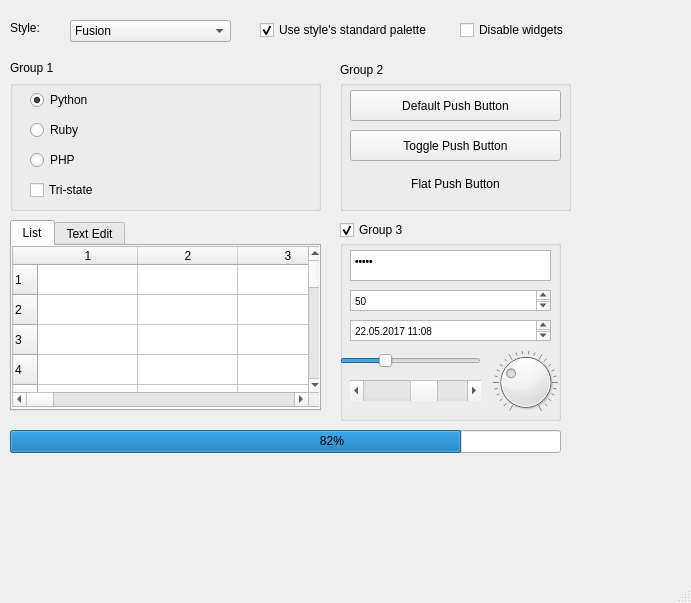
<?xml version="1.0" encoding="UTF-8"?>
<ui version="4.0">
 <class>MainWindow</class>
 <widget class="QMainWindow" name="MainWindow">
  <property name="geometry">
   <rect>
    <x>0</x>
    <y>0</y>
    <width>691</width>
    <height>603</height>
   </rect>
  </property>
  <property name="windowTitle">
   <string>MainWindow</string>
  </property>
  <widget class="QWidget" name="centralwidget">
   <widget class="QLabel" name="label">
    <property name="geometry">
     <rect>
      <x>10</x>
      <y>20</y>
      <width>81</width>
      <height>16</height>
     </rect>
    </property>
    <property name="text">
     <string>Style:</string>
    </property>
   </widget>
   <widget class="QComboBox" name="comboBox">
    <property name="geometry">
     <rect>
      <x>70</x>
      <y>20</y>
      <width>161</width>
      <height>22</height>
     </rect>
    </property>
    <item>
     <property name="text">
      <string>Fusion</string>
     </property>
    </item>
   </widget>
   <widget class="QCheckBox" name="checkBox">
    <property name="geometry">
     <rect>
      <x>260</x>
      <y>20</y>
      <width>181</width>
      <height>20</height>
     </rect>
    </property>
    <property name="text">
     <string>Use style's standard palette</string>
    </property>
    <property name="checked">
     <bool>true</bool>
    </property>
   </widget>
   <widget class="QCheckBox" name="checkBox_2">
    <property name="geometry">
     <rect>
      <x>460</x>
      <y>20</y>
      <width>131</width>
      <height>20</height>
     </rect>
    </property>
    <property name="text">
     <string>Disable widgets</string>
    </property>
   </widget>
   <widget class="QRadioButton" name="radioButton">
    <property name="geometry">
     <rect>
      <x>30</x>
      <y>90</y>
      <width>95</width>
      <height>20</height>
     </rect>
    </property>
    <property name="text">
     <string>Python</string>
    </property>
    <property name="checked">
     <bool>true</bool>
    </property>
   </widget>
   <widget class="QLabel" name="label_2">
    <property name="geometry">
     <rect>
      <x>10</x>
      <y>60</y>
      <width>55</width>
      <height>16</height>
     </rect>
    </property>
    <property name="text">
     <string>Group 1</string>
    </property>
   </widget>
   <widget class="QRadioButton" name="radioButton_2">
    <property name="geometry">
     <rect>
      <x>30</x>
      <y>120</y>
      <width>95</width>
      <height>20</height>
     </rect>
    </property>
    <property name="text">
     <string>Ruby</string>
    </property>
   </widget>
   <widget class="QRadioButton" name="radioButton_3">
    <property name="geometry">
     <rect>
      <x>30</x>
      <y>150</y>
      <width>95</width>
      <height>20</height>
     </rect>
    </property>
    <property name="text">
     <string>PHP</string>
    </property>
   </widget>
   <widget class="QGroupBox" name="groupBox">
    <property name="geometry">
     <rect>
      <x>10</x>
      <y>80</y>
      <width>311</width>
      <height>131</height>
     </rect>
    </property>
    <property name="title">
     <string/>
    </property>
    <widget class="QCheckBox" name="checkBox_4">
     <property name="geometry">
      <rect>
       <x>20</x>
       <y>100</y>
       <width>81</width>
       <height>20</height>
      </rect>
     </property>
     <property name="text">
      <string>Tri-state</string>
     </property>
    </widget>
   </widget>
   <widget class="QGroupBox" name="groupBox_2">
    <property name="geometry">
     <rect>
      <x>340</x>
      <y>80</y>
      <width>231</width>
      <height>131</height>
     </rect>
    </property>
    <property name="title">
     <string/>
    </property>
    <widget class="QPushButton" name="pushButton">
     <property name="geometry">
      <rect>
       <x>10</x>
       <y>10</y>
       <width>211</width>
       <height>31</height>
      </rect>
     </property>
     <property name="text">
      <string>Default Push Button</string>
     </property>
    </widget>
    <widget class="QPushButton" name="pushButton_2">
     <property name="geometry">
      <rect>
       <x>10</x>
       <y>50</y>
       <width>211</width>
       <height>31</height>
      </rect>
     </property>
     <property name="text">
      <string>Toggle Push Button</string>
     </property>
    </widget>
    <widget class="QPushButton" name="pushButton_3">
     <property name="geometry">
      <rect>
       <x>50</x>
       <y>90</y>
       <width>131</width>
       <height>28</height>
      </rect>
     </property>
     <property name="text">
      <string>Flat Push Button</string>
     </property>
     <property name="flat">
      <bool>true</bool>
     </property>
    </widget>
   </widget>
   <widget class="QLabel" name="label_3">
    <property name="geometry">
     <rect>
      <x>340</x>
      <y>60</y>
      <width>91</width>
      <height>20</height>
     </rect>
    </property>
    <property name="text">
     <string>Group 2</string>
    </property>
   </widget>
   <widget class="QTabWidget" name="tabWidget">
    <property name="geometry">
     <rect>
      <x>10</x>
      <y>220</y>
      <width>311</width>
      <height>191</height>
     </rect>
    </property>
    <property name="currentIndex">
     <number>0</number>
    </property>
    <widget class="QWidget" name="tab">
     <attribute name="title">
      <string>List</string>
     </attribute>
     <widget class="QTableWidget" name="tableWidget">
      <property name="geometry">
       <rect>
        <x>0</x>
        <y>0</y>
        <width>311</width>
        <height>161</height>
       </rect>
      </property>
      <property name="rowCount">
       <number>123</number>
      </property>
      <property name="columnCount">
       <number>123</number>
      </property>
      <row/>
      <row/>
      <row/>
      <row/>
      <row/>
      <row/>
      <row/>
      <row/>
      <row/>
      <row/>
      <row/>
      <row/>
      <row/>
      <row/>
      <row/>
      <row/>
      <row/>
      <row/>
      <row/>
      <row/>
      <row/>
      <row/>
      <row/>
      <row/>
      <row/>
      <row/>
      <row/>
      <row/>
      <row/>
      <row/>
      <row/>
      <row/>
      <row/>
      <row/>
      <row/>
      <row/>
      <row/>
      <row/>
      <row/>
      <row/>
      <row/>
      <row/>
      <row/>
      <row/>
      <row/>
      <row/>
      <row/>
      <row/>
      <row/>
      <row/>
      <row/>
      <row/>
      <row/>
      <row/>
      <row/>
      <row/>
      <row/>
      <row/>
      <row/>
      <row/>
      <row/>
      <row/>
      <row/>
      <row/>
      <row/>
      <row/>
      <row/>
      <row/>
      <row/>
      <row/>
      <row/>
      <row/>
      <row/>
      <row/>
      <row/>
      <row/>
      <row/>
      <row/>
      <row/>
      <row/>
      <row/>
      <row/>
      <row/>
      <row/>
      <row/>
      <row/>
      <row/>
      <row/>
      <row/>
      <row/>
      <row/>
      <row/>
      <row/>
      <row/>
      <row/>
      <row/>
      <row/>
      <row/>
      <row/>
      <row/>
      <row/>
      <row/>
      <row/>
      <row/>
      <row/>
      <row/>
      <row/>
      <row/>
      <row/>
      <row/>
      <row/>
      <row/>
      <row/>
      <row/>
      <row/>
      <row/>
      <row/>
      <row/>
      <row/>
      <row/>
      <row/>
      <row/>
      <row/>
      <column/>
      <column/>
      <column/>
      <column/>
      <column/>
      <column/>
      <column/>
      <column/>
      <column/>
      <column/>
      <column/>
      <column/>
      <column/>
      <column/>
      <column/>
      <column/>
      <column/>
      <column/>
      <column/>
      <column/>
      <column/>
      <column/>
      <column/>
      <column/>
      <column/>
      <column/>
      <column/>
      <column/>
      <column/>
      <column/>
      <column/>
      <column/>
      <column/>
      <column/>
      <column/>
      <column/>
      <column/>
      <column/>
      <column/>
      <column/>
      <column/>
      <column/>
      <column/>
      <column/>
      <column/>
      <column/>
      <column/>
      <column/>
      <column/>
      <column/>
      <column/>
      <column/>
      <column/>
      <column/>
      <column/>
      <column/>
      <column/>
      <column/>
      <column/>
      <column/>
      <column/>
      <column/>
      <column/>
      <column/>
      <column/>
      <column/>
      <column/>
      <column/>
      <column/>
      <column/>
      <column/>
      <column/>
      <column/>
      <column/>
      <column/>
      <column/>
      <column/>
      <column/>
      <column/>
      <column/>
      <column/>
      <column/>
      <column/>
      <column/>
      <column/>
      <column/>
      <column/>
      <column/>
      <column/>
      <column/>
      <column/>
      <column/>
      <column/>
      <column/>
      <column/>
      <column/>
      <column/>
      <column/>
      <column/>
      <column/>
      <column/>
      <column/>
      <column/>
      <column/>
      <column/>
      <column/>
      <column/>
      <column/>
      <column/>
      <column/>
      <column/>
      <column/>
      <column/>
      <column/>
      <column/>
      <column/>
      <column/>
      <column/>
      <column/>
      <column/>
      <column/>
      <column/>
      <column/>
     </widget>
    </widget>
    <widget class="QWidget" name="tab_2">
     <attribute name="title">
      <string>Text Edit</string>
     </attribute>
    </widget>
   </widget>
   <widget class="QCheckBox" name="checkBox_3">
    <property name="geometry">
     <rect>
      <x>340</x>
      <y>220</y>
      <width>81</width>
      <height>20</height>
     </rect>
    </property>
    <property name="text">
     <string>Group 3</string>
    </property>
    <property name="checked">
     <bool>true</bool>
    </property>
   </widget>
   <widget class="QGroupBox" name="groupBox_3">
    <property name="geometry">
     <rect>
      <x>340</x>
      <y>240</y>
      <width>221</width>
      <height>181</height>
     </rect>
    </property>
    <property name="title">
     <string/>
    </property>
    <widget class="QSlider" name="horizontalSlider">
     <property name="geometry">
      <rect>
       <x>0</x>
       <y>110</y>
       <width>141</width>
       <height>21</height>
      </rect>
     </property>
     <property name="sliderPosition">
      <number>30</number>
     </property>
     <property name="orientation">
      <enum>Qt::Horizontal</enum>
     </property>
     <property name="invertedAppearance">
      <bool>false</bool>
     </property>
     <property name="invertedControls">
      <bool>false</bool>
     </property>
     <property name="tickPosition">
      <enum>QSlider::NoTicks</enum>
     </property>
     <property name="tickInterval">
      <number>0</number>
     </property>
    </widget>
    <widget class="QDial" name="dial">
     <property name="geometry">
      <rect>
       <x>150</x>
       <y>110</y>
       <width>71</width>
       <height>64</height>
      </rect>
     </property>
     <property name="singleStep">
      <number>1</number>
     </property>
     <property name="pageStep">
      <number>10</number>
     </property>
     <property name="value">
      <number>30</number>
     </property>
     <property name="invertedAppearance">
      <bool>false</bool>
     </property>
     <property name="invertedControls">
      <bool>false</bool>
     </property>
     <property name="wrapping">
      <bool>false</bool>
     </property>
     <property name="notchTarget">
      <double>3.700000000000000</double>
     </property>
     <property name="notchesVisible">
      <bool>true</bool>
     </property>
    </widget>
    <widget class="QScrollBar" name="horizontalScrollBar">
     <property name="geometry">
      <rect>
       <x>10</x>
       <y>140</y>
       <width>131</width>
       <height>21</height>
      </rect>
     </property>
     <property name="sliderPosition">
      <number>60</number>
     </property>
     <property name="orientation">
      <enum>Qt::Horizontal</enum>
     </property>
    </widget>
    <widget class="QTextEdit" name="textEdit">
     <property name="geometry">
      <rect>
       <x>10</x>
       <y>50</y>
       <width>201</width>
       <height>21</height>
      </rect>
     </property>
     <property name="html">
      <string>&lt;!DOCTYPE HTML PUBLIC &quot;-//W3C//DTD HTML 4.0//EN&quot; &quot;http://www.w3.org/TR/REC-html40/strict.dtd&quot;&gt;
&lt;html&gt;&lt;head&gt;&lt;meta name=&quot;qrichtext&quot; content=&quot;1&quot; /&gt;&lt;style type=&quot;text/css&quot;&gt;
p, li { white-space: pre-wrap; }
&lt;/style&gt;&lt;/head&gt;&lt;body style=&quot; font-family:'MS Shell Dlg 2'; font-size:7.8pt; font-weight:400; font-style:normal;&quot;&gt;
&lt;p style=&quot; margin-top:0px; margin-bottom:0px; margin-left:0px; margin-right:0px; -qt-block-indent:0; text-indent:0px;&quot;&gt;50&lt;/p&gt;
&lt;p style=&quot;-qt-paragraph-type:empty; margin-top:0px; margin-bottom:0px; margin-left:0px; margin-right:0px; -qt-block-indent:0; text-indent:0px;&quot;&gt;&lt;br /&gt;&lt;/p&gt;&lt;/body&gt;&lt;/html&gt;</string>
     </property>
    </widget>
    <widget class="QTextEdit" name="textEdit_2">
     <property name="geometry">
      <rect>
       <x>10</x>
       <y>80</y>
       <width>201</width>
       <height>21</height>
      </rect>
     </property>
     <property name="html">
      <string>&lt;!DOCTYPE HTML PUBLIC &quot;-//W3C//DTD HTML 4.0//EN&quot; &quot;http://www.w3.org/TR/REC-html40/strict.dtd&quot;&gt;
&lt;html&gt;&lt;head&gt;&lt;meta name=&quot;qrichtext&quot; content=&quot;1&quot; /&gt;&lt;style type=&quot;text/css&quot;&gt;
p, li { white-space: pre-wrap; }
&lt;/style&gt;&lt;/head&gt;&lt;body style=&quot; font-family:'MS Shell Dlg 2'; font-size:7.8pt; font-weight:400; font-style:normal;&quot;&gt;
&lt;p style=&quot; margin-top:0px; margin-bottom:0px; margin-left:0px; margin-right:0px; -qt-block-indent:0; text-indent:0px;&quot;&gt;22.05.2017 11:08&lt;/p&gt;&lt;/body&gt;&lt;/html&gt;</string>
     </property>
    </widget>
    <widget class="QTextEdit" name="textEdit_3">
     <property name="geometry">
      <rect>
       <x>10</x>
       <y>10</y>
       <width>201</width>
       <height>31</height>
      </rect>
     </property>
     <property name="autoFormatting">
      <set>QTextEdit::AutoNone</set>
     </property>
     <property name="tabChangesFocus">
      <bool>false</bool>
     </property>
     <property name="undoRedoEnabled">
      <bool>true</bool>
     </property>
     <property name="readOnly">
      <bool>false</bool>
     </property>
     <property name="html">
      <string>&lt;!DOCTYPE HTML PUBLIC &quot;-//W3C//DTD HTML 4.0//EN&quot; &quot;http://www.w3.org/TR/REC-html40/strict.dtd&quot;&gt;
&lt;html&gt;&lt;head&gt;&lt;meta name=&quot;qrichtext&quot; content=&quot;1&quot; /&gt;&lt;style type=&quot;text/css&quot;&gt;
p, li { white-space: pre-wrap; }
&lt;/style&gt;&lt;/head&gt;&lt;body style=&quot; font-family:'MS Shell Dlg 2'; font-size:7.8pt; font-weight:400; font-style:normal;&quot;&gt;
&lt;p style=&quot; margin-top:0px; margin-bottom:0px; margin-left:0px; margin-right:0px; -qt-block-indent:0; text-indent:0px;&quot;&gt;&lt;span style=&quot; font-weight:600;&quot;&gt;•••••&lt;/span&gt;&lt;/p&gt;&lt;/body&gt;&lt;/html&gt;</string>
     </property>
     <property name="overwriteMode">
      <bool>false</bool>
     </property>
     <property name="textInteractionFlags">
      <set>Qt::LinksAccessibleByMouse|Qt::TextEditable|Qt::TextEditorInteraction|Qt::TextSelectableByKeyboard|Qt::TextSelectableByMouse</set>
     </property>
     <property name="placeholderText">
      <string/>
     </property>
    </widget>
   </widget>
   <widget class="QProgressBar" name="warna">
    <property name="geometry">
     <rect>
      <x>10</x>
      <y>430</y>
      <width>551</width>
      <height>23</height>
     </rect>
    </property>
    <property name="layoutDirection">
     <enum>Qt::LeftToRight</enum>
    </property>
    <property name="autoFillBackground">
     <bool>false</bool>
    </property>
    <property name="value">
     <number>82</number>
    </property>
    <property name="textVisible">
     <bool>false</bool>
    </property>
    <property name="orientation">
     <enum>Qt::Horizontal</enum>
    </property>
    <property name="invertedAppearance">
     <bool>false</bool>
    </property>
    <property name="textDirection">
     <enum>QProgressBar::TopToBottom</enum>
    </property>
    <property name="format">
     <string>%p%</string>
    </property>
    <property name="warna" stdset="0">
     <color>
      <red>0</red>
      <green>170</green>
      <blue>255</blue>
     </color>
    </property>
   </widget>
   <widget class="QLabel" name="label_4">
    <property name="geometry">
     <rect>
      <x>310</x>
      <y>430</y>
      <width>61</width>
      <height>21</height>
     </rect>
    </property>
    <property name="text">
     <string>   82%</string>
    </property>
   </widget>
  </widget>
  <widget class="QMenuBar" name="menubar">
   <property name="geometry">
    <rect>
     <x>0</x>
     <y>0</y>
     <width>691</width>
     <height>26</height>
    </rect>
   </property>
  </widget>
  <widget class="QStatusBar" name="statusbar"/>
 </widget>
 <resources/>
 <connections/>
</ui>
